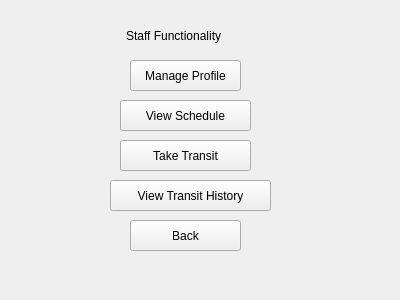
<?xml version="1.0" encoding="UTF-8"?>
<ui version="4.0">
 <class>Form</class>
 <widget class="QWidget" name="Form">
  <property name="geometry">
   <rect>
    <x>0</x>
    <y>0</y>
    <width>400</width>
    <height>300</height>
   </rect>
  </property>
  <property name="windowTitle">
   <string>Form</string>
  </property>
  <widget class="QLabel" name="label">
   <property name="geometry">
    <rect>
     <x>126</x>
     <y>20</y>
     <width>131</width>
     <height>31</height>
    </rect>
   </property>
   <property name="text">
    <string>Staff Functionality</string>
   </property>
  </widget>
  <widget class="QPushButton" name="pushButton_8">
   <property name="geometry">
    <rect>
     <x>130</x>
     <y>60</y>
     <width>111</width>
     <height>31</height>
    </rect>
   </property>
   <property name="text">
    <string>Manage Profile</string>
   </property>
  </widget>
  <widget class="QPushButton" name="pushButton">
   <property name="geometry">
    <rect>
     <x>120</x>
     <y>100</y>
     <width>131</width>
     <height>31</height>
    </rect>
   </property>
   <property name="text">
    <string>View Schedule</string>
   </property>
  </widget>
  <widget class="QPushButton" name="pushButton_2">
   <property name="geometry">
    <rect>
     <x>120</x>
     <y>140</y>
     <width>131</width>
     <height>31</height>
    </rect>
   </property>
   <property name="text">
    <string>Take Transit</string>
   </property>
  </widget>
  <widget class="QPushButton" name="pushButton_3">
   <property name="geometry">
    <rect>
     <x>110</x>
     <y>180</y>
     <width>161</width>
     <height>31</height>
    </rect>
   </property>
   <property name="text">
    <string>View Transit History</string>
   </property>
  </widget>
  <widget class="QPushButton" name="pushButton_9">
   <property name="geometry">
    <rect>
     <x>130</x>
     <y>220</y>
     <width>111</width>
     <height>31</height>
    </rect>
   </property>
   <property name="text">
    <string>Back</string>
   </property>
  </widget>
 </widget>
 <resources/>
 <connections/>
</ui>
